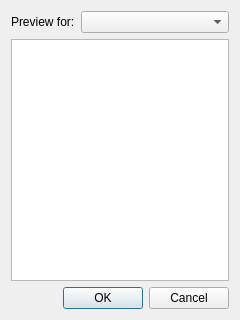
<?xml version="1.0" encoding="UTF-8"?>
<ui version="4.0">
 <class>PreviewDlg</class>
 <widget class="QDialog" name="PreviewDlg">
  <property name="geometry">
   <rect>
    <x>0</x>
    <y>0</y>
    <width>240</width>
    <height>320</height>
   </rect>
  </property>
  <property name="windowTitle">
   <string>Preview and Send</string>
  </property>
  <layout class="QVBoxLayout" name="verticalLayout">
   <item>
    <layout class="QHBoxLayout" name="horizontalLayout">
     <item>
      <widget class="QLabel" name="label">
       <property name="text">
        <string>Preview for:</string>
       </property>
      </widget>
     </item>
     <item>
      <widget class="QComboBox" name="comboBox">
       <property name="sizePolicy">
        <sizepolicy hsizetype="Expanding" vsizetype="Fixed">
         <horstretch>0</horstretch>
         <verstretch>0</verstretch>
        </sizepolicy>
       </property>
      </widget>
     </item>
    </layout>
   </item>
   <item>
    <widget class="QPlainTextEdit" name="plainTextEdit"/>
   </item>
   <item>
    <widget class="QDialogButtonBox" name="buttonBox">
     <property name="orientation">
      <enum>Qt::Horizontal</enum>
     </property>
     <property name="standardButtons">
      <set>QDialogButtonBox::Cancel|QDialogButtonBox::Ok</set>
     </property>
     <property name="centerButtons">
      <bool>false</bool>
     </property>
    </widget>
   </item>
  </layout>
 </widget>
 <resources/>
 <connections>
  <connection>
   <sender>buttonBox</sender>
   <signal>accepted()</signal>
   <receiver>PreviewDlg</receiver>
   <slot>accept()</slot>
   <hints>
    <hint type="sourcelabel">
     <x>248</x>
     <y>254</y>
    </hint>
    <hint type="destinationlabel">
     <x>157</x>
     <y>274</y>
    </hint>
   </hints>
  </connection>
  <connection>
   <sender>buttonBox</sender>
   <signal>rejected()</signal>
   <receiver>PreviewDlg</receiver>
   <slot>reject()</slot>
   <hints>
    <hint type="sourcelabel">
     <x>316</x>
     <y>260</y>
    </hint>
    <hint type="destinationlabel">
     <x>286</x>
     <y>274</y>
    </hint>
   </hints>
  </connection>
 </connections>
</ui>
